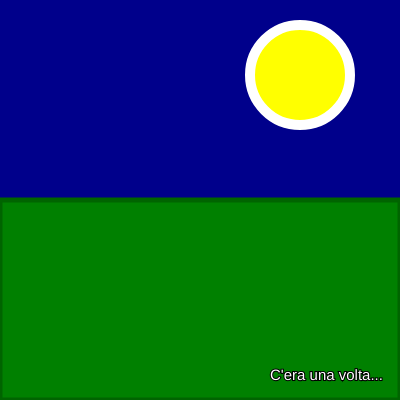
Frame 1 (no input)
Frame 60 (no input): identical to frame 1, image omitted
Frame 120 (the mouse pressed at the canvas centre since frame 60): identical to frame 1, image omitted

The p5.js sketch that drew this single still picture (run headless with seeded random() and noise() and a simulated clock; from frame 60 on, the mouse is pressed at the canvas centre):

// p5.js sketch
// ── sketch.js
function setup() {
  createCanvas(400, 400);
}

  //SEMPRE E SOLO UNA FUNZIONE DRAW contenente tutte le forme
function draw() {
  // sfondo blu scuro = cielo
  background("darkblue");
  // disegno la luna
  fill("yellow");
  // contorno della luna, vado ad aumentare a parte il suo spessore per creare una sfumatura 
  stroke("white");
  strokeWeight(10);
  circle(300, 75, 100)
  // prato 
  // prima della forma desiderata dobbiamo cambiare i parametri di fill e stroke
  //FARE 1 fill 2 stroke 3 forma
  fill("green");
  stroke("darkgreen");
  strokeWeight(5);
  rect(0, 200, 400, 200);
  fill("white");
  stroke(0);
  strokeWeight(2);
  textSize(15);
  text("C'era una volta...",270,380)
}
